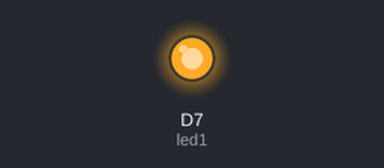
Simulated run of this sketch. Board: ESP8266 (NodeMCU). On the bench: output pins drawn as LEDs (lit = HIGH).

Above: at 1.5 s.
At 58.0 s:
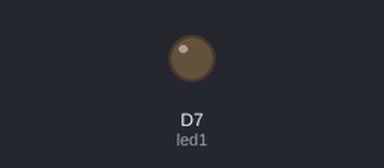
Timing chart, 0 to 59.2 s (numbered marks = the images above):
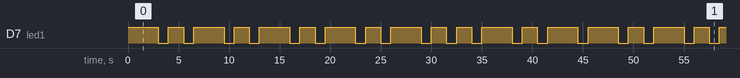

The sketch:

blink-an-led.ino
```cpp
// ------------
// Blink an LED
// ------------

/*-------------

We've heavily commented this code for you. If you're a pro, feel free to ignore it.

Comments start with two slashes or are blocked off by a slash and a star.
You can read them, but your device can't.
It's like a secret message just for you.

Every program based on Wiring (programming language used by Arduino, and Particle devices) has two essential parts:
setup - runs once at the beginning of your program
loop - runs continuously over and over

You'll see how we use these in a second.

This program will blink an led on and off every second.
It blinks the D7 LED on your Particle device. If you have an LED wired to D0, it will blink that LED as well.

-------------*/


// First, we're going to make some variables.
// This is our "shorthand" that we'll use throughout the program:


int led1 = D7; // Instead of writing D7 over and over again, we'll write led2
// This one is the little blue LED on your board. On the Photon it is next to D7, and on the Core it is next to the USB jack.

// Having declared these variables, let's move on to the setup function.
// The setup function is a standard part of any microcontroller program.
// It runs only once when the device boots up or is reset.

void setup() {

  // We are going to tell our device that D0 and D7 (which we named led1 and led2 respectively) are going to be output
  // (That means that we will be sending voltage to them, rather than monitoring voltage that comes from them)

  // It's important you do this here, inside the setup() function rather than outside it or in the loop function.

  pinMode(led1, OUTPUT);


}

// Next we have the loop function, the other essential part of a microcontroller program.
// This routine gets repeated over and over, as quickly as possible and as many times as possible, after the setup function is called.
// Note: Code that blocks for too long (like more than 5 seconds), can make weird things happen (like dropping the network connection).  The built-in delay function shown below safely interleaves required background activity, so arbitrarily long delays can safely be done if you need them.

void loop() {
  // Morse code for K for a dash or long blink we are keeping the light on for 3000 ms and for a short blink or a ot we are keeping the ligt on for 1500 ms
  digitalWrite(led1, HIGH);

  delay(3000);

  digitalWrite(led1, LOW);


  delay(1000);

  digitalWrite(led1, HIGH);

  delay(1500);

  digitalWrite(led1, LOW);

  delay(1000);

  digitalWrite(led1, HIGH);

  delay(3000);


  digitalWrite(led1, LOW);


  delay(1000);

  //morse code for A

  digitalWrite(led1, HIGH);

  delay(1500);

  digitalWrite(led1, LOW);

  delay(1000);

  digitalWrite(led1, HIGH);

  delay(3000);

  digitalWrite(led1, LOW);


  delay(1000);

  //morse code for R

  digitalWrite(led1, HIGH);

  delay(1500);

  digitalWrite(led1, LOW);

  delay(1000);

  digitalWrite(led1, HIGH);

  delay(3000);

  digitalWrite(led1, LOW);


  delay(1000);

  digitalWrite(led1, HIGH);

  delay(1500);

  digitalWrite(led1, LOW);

  delay(1000);

  //morse code for T

  digitalWrite(led1, HIGH);

  delay(3000);

  digitalWrite(led1, LOW);


  delay(1000);

  // morse code for I

  digitalWrite(led1, HIGH);

  delay(1500);

  digitalWrite(led1, LOW);

  delay(1000);

  digitalWrite(led1, HIGH);

  delay(1500);

  digitalWrite(led1, LOW);

  delay(1000);

  //morse code for K

  digitalWrite(led1, HIGH);

  delay(3000);

  digitalWrite(led1, LOW);


  delay(1000);

  digitalWrite(led1, HIGH);

  delay(1500);

  digitalWrite(led1, LOW);

  delay(1000);

  digitalWrite(led1, HIGH);

  delay(3000);


  digitalWrite(led1, LOW);


  delay(1000);


  // And repeat!
}
```

Measured:
- by itself, D7 (led1): moves between LOW and HIGH, repeating every 45.5 s
- by itself, everything shown: repeats every 45.5 s, in 28 steps
